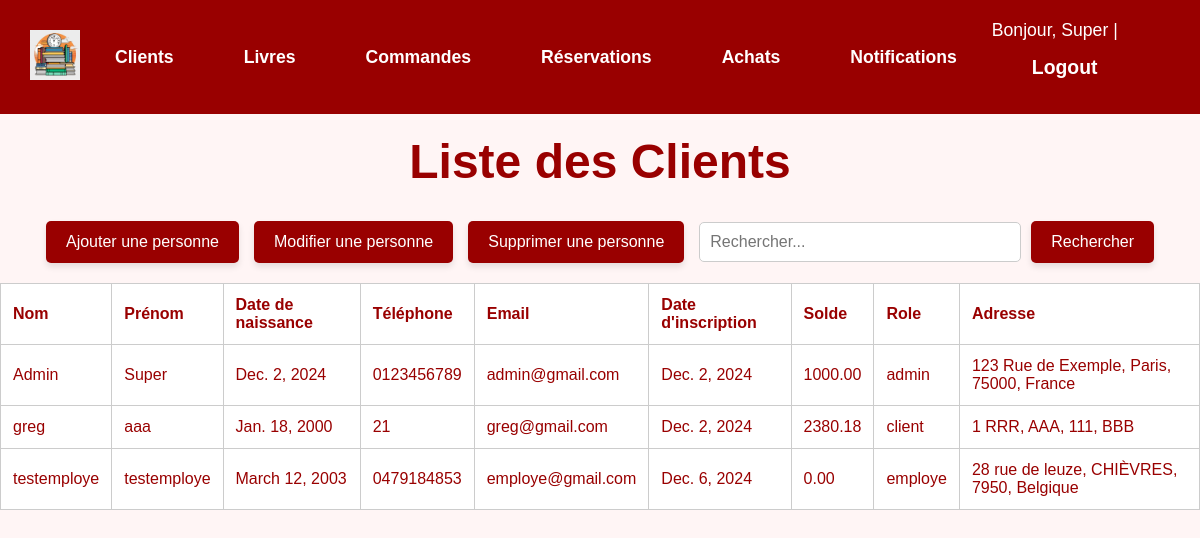
Before: /personnes/ (signed in) with the older database file.
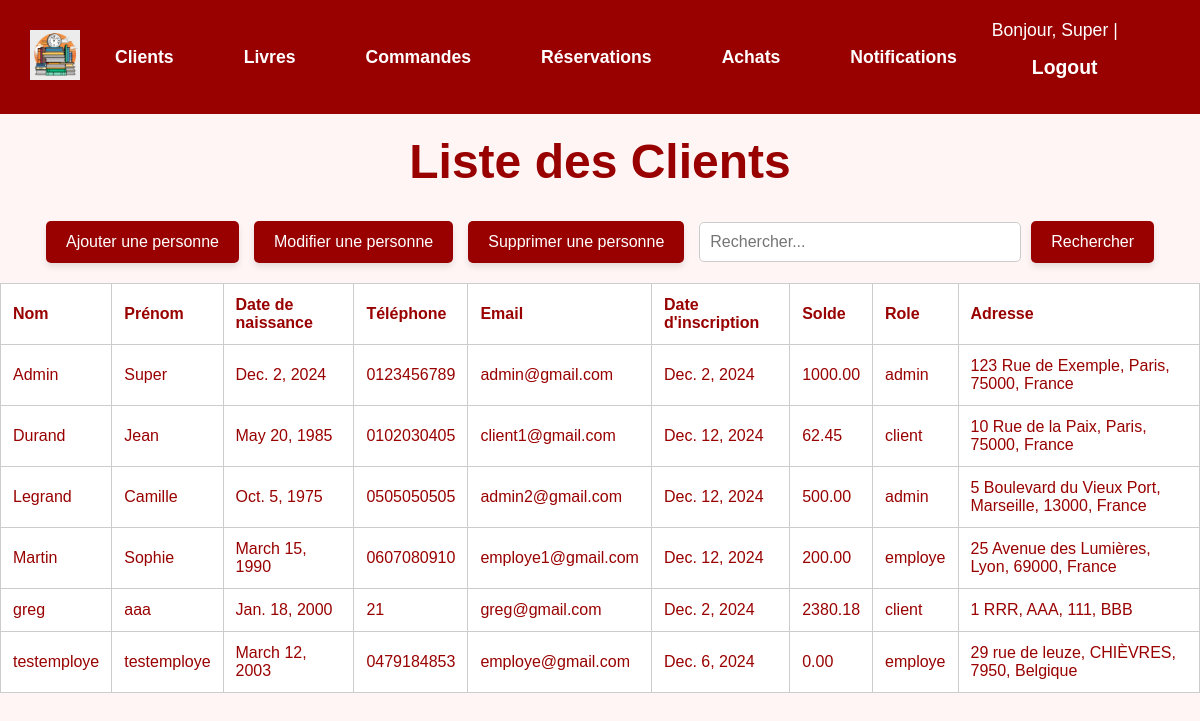
After: the same page with the newer database file.
### gui/models.py (models this page shows, shortened)
class Personne(AbstractBaseUser, PermissionsMixin):
    nom = models.CharField(max_length=100)
    prenom = models.CharField(max_length=100)
    date_naissance = models.DateField()
    telephone = models.CharField(max_length=15)
    email = models.EmailField(max_length=50, primary_key=True)  # Champ unique pour l'identification
    date_creation = models.DateField(auto_now_add=True)
    solde = models.DecimalField(max_digits=10, decimal_places=2)
    adresse = models.ForeignKey('Adresse', on_delete=models.CASCADE)
    role = models.ForeignKey('Role', on_delete=models.CASCADE)
    is_active = models.BooleanField(default=True)
    is_staff = models.BooleanField(default=False)
    is_superuser = models.BooleanField(default=False)
    objects = PersonneManager()
    USERNAME_FIELD = 'email'  # Utiliser l'email comme identifiant unique
    REQUIRED_FIELDS = ['nom', 'prenom']
    class Meta:
        db_table = 'Personne'
    from decimal import Decimal  # Import pour des calculs précis

class Role(models.Model):
    type = models.CharField(max_length=50)
    class Meta:
        db_table = 'Role'
    def __str__(self):
        return self.type

class Adresse(models.Model):
    rue = models.CharField(max_length=255)
    n_rue = models.IntegerField()
    ville = models.ForeignKey(Ville, on_delete=models.CASCADE)
    """class Meta:
        db_table = 'Adresse'"""

class Ville(models.Model):
    nom_ville = models.CharField(max_length=100, primary_key=True)
    code_postal = models.CharField(max_length=10)
    pays = models.CharField(max_length=50)
    class Meta:
        db_table = 'Ville'

### gui/views.py (the view)
# urls.py: path('personnes/', PersonneList.as_view(), name='personnes_list'),
class PersonneList(StaffRequiredMixin,ListView):
    model = Personne
    template_name = 'gui/lister_personnes.html'
    def get_queryset(self):
        sort_by = self.request.GET.get('sort_by', 'nom')  # Par défaut : tri par 'nom'
        order = self.request.GET.get('order', 'asc')  # Par défaut : ordre ascendant
        sort_prefix = '' if order == 'asc' else '-'
        sorting_options = {
            'nom': 'nom',
            'prenom': 'prenom',
            'date_naissance': 'date_naissance',
            'email': 'email',
            'date_creation': 'date_creation',
            'solde': 'solde',
            'role': 'role',
            'adresse__ville__nom_ville': 'adresse__ville__nom_ville',
        }
        queryset = super().get_queryset()
        if sort_by in sorting_options:
            queryset = queryset.order_by(f"{sort_prefix}{sorting_options[sort_by]}")
        return queryset

### gui/views.py (called while the page is built)
    def test_func(self):
        return self.request.user.is_staff

### templates/gui/lister_personnes.html (shortened to what this page needs)
{% load static %}
<!DOCTYPE html>
<html lang="fr">
<head>
</head>
<body>
    {% include 'gui/navbar.html' %}
    <h1 style="color: #990000; text-align: center; font-size: 3em; margin-top: 20px;">Liste des Clients</h1>
    <div class="action-bar">
        <a href="/personnes/create/" class="button">Ajouter une personne</a>
        <a href="{% url 'personnes_select' %}" class="button">Modifier une personne</a>
        <a href="{% url 'personnes_delete' %}" class="button">Supprimer une personne</a>
        <form method="GET" action="{% url 'personnes_research' %}" style="display: inline-flex; align-items: center; gap: 10px;">
            <input type="text" id="search" name="search" placeholder="Rechercher..." value="{{ request.GET.search }}">
            <button type="submit" class="button">Rechercher</button>
        </form>
    </div>
    <table>
        <thead>
            <tr>
                <th><a href="?sort_by=nom&order={% if request.GET.sort_by == 'nom' and request.GET.order == 'asc' %}desc{% else %}asc{% endif %}">Nom</a></th>
                <th><a href="?sort_by=prenom&order={% if request.GET.sort_by == 'prenom' and request.GET.order == 'asc' %}desc{% else %}asc{% endif %}">Prénom</a></th>
                <th><a href="?sort_by=date_naissance&order={% if request.GET.sort_by == 'date_naissance' and request.GET.order == 'asc' %}desc{% else %}asc{% endif %}">Date de naissance</a></th>
                <th><a href="?sort_by=telephone&order={% if request.GET.sort_by == 'telephone' and request.GET.order == 'asc' %}desc{% else %}asc{% endif %}">Téléphone</a></th>
                <th><a href="?sort_by=email&order={% if request.GET.sort_by == 'email' and request.GET.order == 'asc' %}desc{% else %}asc{% endif %}">Email</a></th>
                <th><a href="?sort_by=date_creation&order={% if request.GET.sort_by == 'date_creation' and request.GET.order == 'asc' %}desc{% else %}asc{% endif %}">Date d'inscription</a></th>
                <th><a href="?sort_by=solde&order={% if request.GET.sort_by == 'solde' and request.GET.order == 'asc' %}desc{% else %}asc{% endif %}">Solde</a></th>
                <th><a href="?sort_by=role&order={% if request.GET.sort_by == 'role' and request.GET.order == 'asc' %}desc{% else %}asc{% endif %}">Role</a></th>
                <th><a href="?sort_by=adresse__ville__om_ville&order={% if request.GET.sort_by == 'adresse__ville__om_ville' and request.GET.order == 'asc' %}desc{% else %}asc{% endif %}">Adresse</a></th>
            </tr>
        </thead>
        <tbody>
            {% for personne in object_list %}
                <tr>
                    <td>{{ personne.nom }}</td>
                    <td>{{ personne.prenom }}</td>
                    <td>{{ personne.date_naissance }}</td>
                    <td>{{ personne.telephone }}</td>
                    <td>{{ personne.email }}</td>
                    <td>{{ personne.date_creation }}</td>
                    <td>{{ personne.solde }}</td>
                    <td>{{ personne.role }}</td>
                    <td>
                        {{ personne.adresse.n_rue }} {{ personne.adresse.rue }},
                        {{ personne.adresse.ville.nom_ville }},
                        {{ personne.adresse.ville.code_postal }},
                        {{ personne.adresse.ville.pays }}
                    </td>
                </tr>
            {% empty %}
            <tr class="empty-message">
                <td colspan="9">Aucune personne trouvée.</td>
            </tr>
            {% endfor %}
        </tbody>
    </table>
</body>
</html>

### templates/gui/navbar.html (shortened to what this page needs)
{% load static %}
<header>
    <a href="{% url 'homepage' %}">
        <img src="{% static 'images/logo_mdd.webp' %}" alt="Logo" class="logo">
    </a>
    <nav class="navbar">
        <a href="{% url 'personnes_list' %}" class="nav-button">Clients</a>
        <a href="{% url 'livres_list' %}" class="nav-button">Livres</a>
        <a href="{% url 'commandes_list' %}" class="nav-button">Commandes</a>
        <a href="{% url 'reservations_list' %}" class="nav-button">Réservations</a>
        <a href="{% url 'achats_list' %}" class="nav-button">Achats</a>
        <a href="{% url 'notifications_list' %}" class="nav-button">Notifications</a>
    </nav>
    <div class="user-info">
        {% if user.is_authenticated %}
            Bonjour, {{ user.prenom }} | <a href="{% url 'logout' %}" class="nav-button">Logout</a>
        {% else %}
            <a href="{% url 'login' %}" class="nav-button">Login</a>
        {% endif %}
    </div>
</header>

Changed rows visible on the page:
added Personne: nom "Durand", prenom "Jean", date_naissance "May 20, 1985", telephone "0102030405", email "client1@gmail.com", date_creation "Dec. 12, 2024", solde "62.45", role "client", adresse.n_rue "10", adresse.rue "Rue de la Paix", adresse.ville.nom_ville "Paris", adresse.ville.code_postal "75000", adresse.ville.pays "France"
added Personne: nom "Legrand", prenom "Camille", date_naissance "Oct. 5, 1975", telephone "0505050505", email "admin2@gmail.com", date_creation "Dec. 12, 2024", solde "500.00", role "admin", adresse.n_rue "5", adresse.rue "Boulevard du Vieux Port", adresse.ville.nom_ville "Marseille", adresse.ville.code_postal "13000", adresse.ville.pays "France"
added Personne: nom "Martin", prenom "Sophie", date_naissance "March 15, 1990", telephone "0607080910", email "employe1@gmail.com", date_creation "Dec. 12, 2024", solde "200.00", role "employe", adresse.n_rue "25", adresse.rue "Avenue des Lumières", adresse.ville.nom_ville "Lyon", adresse.ville.code_postal "69000", adresse.ville.pays "France"
changed Personne "testemploye": adresse.n_rue "28" → "29"
